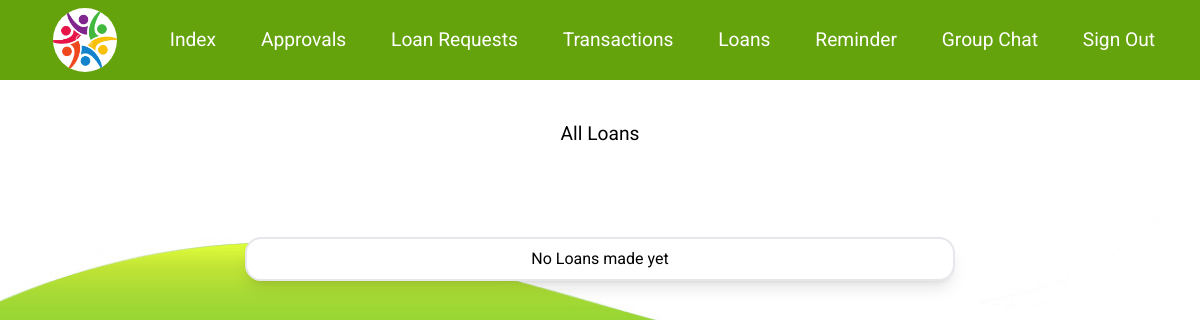
Page /loan/ (signed in) on the earlier database version.
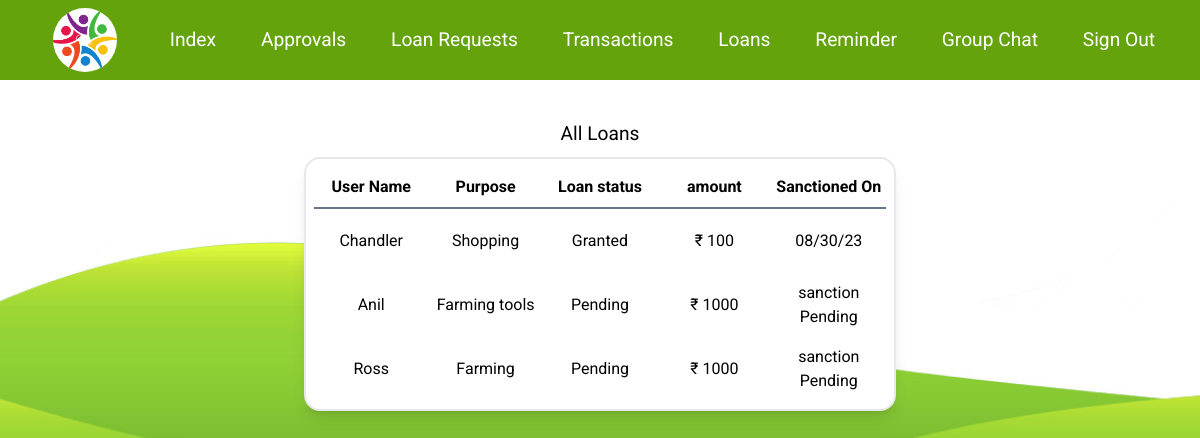
Same page on the later database version.
### dbsetup.py (models this page shows, shortened)
class Users(Base):
    __tablename__ = 'users'
    id = Column(Integer, primary_key = True, autoincrement=True)
    username = Column(Text)
    password = Column(Text)
    address = Column(Text)
    phone = Column(Integer , unique=True)
    role = Column(String)
    salt = Column(LargeBinary)
    verified = Column(Boolean)

class Loan_request(Base):
    __tablename__ = 'loan_request'
    id = Column(Integer, primary_key=True, autoincrement=True)
    purpose = Column(Text)
    status = Column(String)
    user_id = Column(Integer , ForeignKey('users.id'))
    users = relationship(Users)
    amount = Column(Integer)
    sanctioned_on = Column(DateTime)

### app.py (the view, shortened to what this page needs)
@app.route('/loan/', methods=['GET', 'POST'])
def loan():
    if 'user' in session:
        if session['role'] == 'admin':
            users=dbsession.query(Users).all()
            loan_req=dbsession.query(Loan_request).order_by(Loan_request.status).all()
            return render_template( 'adminLoan.html', loans = loan_req ,users=users)
    return redirect(url_for('about'))

### templates/adminLoan.html (shortened to what this page needs)
{% extends "layout.html" %}
{% block content %}
<div class="flex justify-center pt-10 text-[1.2rem] font-Medium">All Loans</div>
<div class="flex justify-center p-2 ">
    {% if loans[0] %}
    <div class="max-md:w-11/12 w-1/2 p-2 bg-white border-2 rounded-2xl shadow-lg">
        <table class="max-md:w-full table-fixed w-full bg-white rounded-2xl">
            <tr class="max-sm:text-sm border-b-2 border-slate-500"><th class="p-2">User Name</th><th>Purpose</th><th>Loan status</th><th>amount</th><th>Sanctioned On</th></tr>
            {% for loan in loans %}
            <tr class="max-sm:text-sm text-center">
                <td class="p-5">
                    {% for user in users %}
                    {% if user.id==loan.user_id %}
                        {{user.username.capitalize()}}
                        {% endif %}
                        {% endfor %}
                    </td>
                    <td class="truncate">{{loan.purpose.capitalize()}}</td>
                    <td>{{loan.status.capitalize()}}</td>
                    <td>₹ {{loan.amount}}</td>
                    <td>
                        {% if loan.sanctioned_on==None %}
                        {{ 'sanction Pending' }}
                        {% else %}
                        {{loan.sanctioned_on.strftime('%m/%d/%y')}}
                        {% endif %}
                    </td>
                </tr>
                {% endfor %}
            </table>
        </div>
            {% else %}
            <div class="w-3/5 rounded-2xl p-2 border-2 shadow-lg bg-white text-center mt-20"> No Loans made yet </div>
        </div>
        {% endif %}
        {% endblock %}

Differences in the rows shown:
added Loan_request: purpose "Shopping", status "Granted", amount "100", sanctioned_on "08/30/23"
now on this page (row unchanged): Users: username "Chandler", shown under "Shopping"
added Loan_request: purpose "Farming tools", status "Pending", amount "1000", value "sanction Pending"
added Users: username "Anil", shown under "Farming tools"
added Loan_request: purpose "Farming", status "Pending", amount "1000", value "sanction Pending"
now on this page (row unchanged): Users: username "Ross", shown under "Farming"
Other differences:
text no longer shown: "No Loans made yet"
text now shown: "User Name Purpose Loan status amount Sanctioned On"
